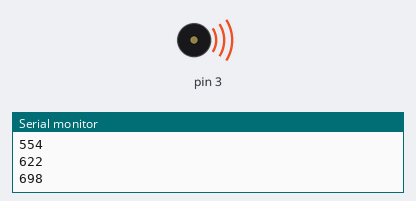
Recording of a sketch running on a simulated Arduino Uno, built with avr-gcc and run on an emulated ATmega328P. On the bench: buzzer (waves = sounding), the last lines printed to the serial monitor.

Above: at 2.1 s.
At 16.2 s:
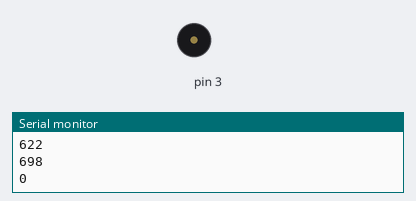
Timing chart, 0 to 26.2 s (numbered marks = the images above):
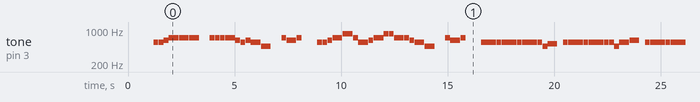

The sketch:

Fire.ino
```cpp
#include"pitches.h"

int melody[] = {
NOTE_CS5, NOTE_CS5, NOTE_DS5,
NOTE_F5, NOTE_F5, NOTE_F5,0,
NOTE_F5, NOTE_F5, NOTE_F5, NOTE_F5, NOTE_F5, NOTE_DS5, NOTE_CS5,NOTE_DS5,
NOTE_CS5, NOTE_AS4, 0, NOTE_F5, NOTE_DS5, NOTE_F5, 0, 0, NOTE_CS5, NOTE_CS5, NOTE_DS5,
NOTE_F5, NOTE_GS5, NOTE_F5, NOTE_CS5, NOTE_CS5,NOTE_DS5,
NOTE_F5, NOTE_F5, NOTE_GS5, NOTE_GS5, NOTE_F5, NOTE_F5,NOTE_DS5,
NOTE_CS5, NOTE_AS4, 0, NOTE_F5, NOTE_DS5, NOTE_F5, 0, 0, NOTE_CS5, NOTE_CS5, NOTE_CS5,
NOTE_CS5, NOTE_CS5, NOTE_CS5, NOTE_CS5, NOTE_CS5, NOTE_CS5, NOTE_CS5, NOTE_CS5,
NOTE_CS5, NOTE_AS4, NOTE_C5, 0, NOTE_CS5, NOTE_CS5, NOTE_CS5,
NOTE_CS5, NOTE_CS5, NOTE_CS5, NOTE_CS5, NOTE_CS5, NOTE_CS5, NOTE_CS5, NOTE_AS4,
NOTE_CS5, NOTE_DS5, 0, NOTE_CS5, NOTE_CS5, NOTE_CS5,
NOTE_CS5, NOTE_CS5, NOTE_CS5, NOTE_CS5, NOTE_CS5, NOTE_CS5, NOTE_CS5, NOTE_CS5,
NOTE_CS5, NOTE_AS4, NOTE_C5, 0, NOTE_CS5, NOTE_CS5, NOTE_CS5,
NOTE_CS5, NOTE_CS5, NOTE_CS5, NOTE_CS5, NOTE_CS5, NOTE_CS5, NOTE_CS5, NOTE_AS4,
NOTE_CS5, NOTE_DS5, 0, 0,
NOTE_AS4, NOTE_CS5, NOTE_F4, NOTE_GS4,
NOTE_AS4, NOTE_CS5, NOTE_F4, NOTE_GS4,
NOTE_FS4, NOTE_CS5, NOTE_FS4, NOTE_F4,
NOTE_DS4, NOTE_DS4, NOTE_DS4, NOTE_DS4, NOTE_GS4
,END
};

// note durations: 8 = quarter note, 4 = 8th note, etc.
float noteDurations[] = {       //duration of the notes
4,4,4,
8,8,8,8,
4,4,4,4,4,4,4,4,
8,8,8,4,8,4,8,4,4,4,4,
8,8,4,4,4,4,
4,4,4,4,8,4,4,
8,8,8,4,8,4,8,4,4,4,4,
4,4,4,4,4,4,4,4,
4,4,8,4,4,4,4,
4,4,4,4,4,4,4,4,
8,8,4,4,4,4,
4,4,4,4,4,4,4,4,
4,4,8,4,4,4,4,
4,4,4,4,4,4,4,4,
8,8,8,8,
8,8,8,8,
8,8,8,8,
8,8,8,8,
4,4,4,4,4
};

int speed=60;  //higher value, slower notes
void setup() {

Serial.begin(9600);
delay(1200);
}

void loop() {
// need to repeat the melody.
for (int thisNote = 0; melody[thisNote]!=-1; thisNote++) {

int noteDuration = speed*noteDurations[thisNote];
tone(3, melody[thisNote],noteDuration*.95);
Serial.println(melody[thisNote]);

delay(noteDuration);

noTone(3);
}
}
```

pitches.h
```cpp
#define NOTE_B0  31
#define NOTE_C1  33
#define NOTE_CS1 35
#define NOTE_D1  37
#define NOTE_DS1 39
#define NOTE_E1  41
#define NOTE_F1  44
#define NOTE_FS1 46
#define NOTE_G1  49
#define NOTE_GS1 52
#define NOTE_A1  55
#define NOTE_AS1 58
#define NOTE_B1  62
#define NOTE_C2  65
#define NOTE_CS2 69
#define NOTE_D2  73
#define NOTE_DS2 78
#define NOTE_E2  82
#define NOTE_F2  87
#define NOTE_FS2 93
#define NOTE_G2  98
#define NOTE_GS2 104
#define NOTE_A2  110
#define NOTE_AS2 117
#define NOTE_B2  123
#define NOTE_C3  131
#define NOTE_CS3 139
#define NOTE_D3  147
#define NOTE_DS3 156
#define NOTE_E3  165
#define NOTE_F3  175
#define NOTE_FS3 185
#define NOTE_G3  196
#define NOTE_GS3 208
#define NOTE_A3  220
#define NOTE_AS3 233
#define NOTE_B3  247
#define NOTE_C4  262
#define NOTE_CS4 277
#define NOTE_D4  294
#define NOTE_DS4 311
#define NOTE_E4  330
#define NOTE_F4  349
#define NOTE_FS4 370
#define NOTE_G4  392
#define NOTE_GS4 415
#define NOTE_A4  440
#define NOTE_AS4 466
#define NOTE_B4  494
#define NOTE_C5  523
#define NOTE_CS5 554
#define NOTE_D5  587
#define NOTE_DS5 622
#define NOTE_E5  659
#define NOTE_F5  698
#define NOTE_FS5 740
#define NOTE_G5  784
#define NOTE_GS5 831
#define NOTE_A5  880
#define NOTE_AS5 932
#define NOTE_B5  988
#define NOTE_C6  1047
#define NOTE_CS6 1109
#define NOTE_D6  1175
#define NOTE_DS6 1245
#define NOTE_E6  1319
#define NOTE_F6  1397
#define NOTE_FS6 1480
#define NOTE_G6  1568
#define NOTE_GS6 1661
#define NOTE_A6  1760
#define NOTE_AS6 1865
#define NOTE_B6  1976
#define NOTE_C7  2093
#define NOTE_CS7 2217
#define NOTE_D7  2349
#define NOTE_DS7 2489
#define NOTE_E7  2637
#define NOTE_F7  2794
#define NOTE_FS7 2960
#define NOTE_G7  3136
#define NOTE_GS7 3322
#define NOTE_A7  3520
#define NOTE_AS7 3729
#define NOTE_B7  3951
#define NOTE_C8  4186
#define NOTE_CS8 4435
#define NOTE_D8  4699
#define NOTE_DS8 4978
#define END -1
```

Measured:
- by itself, tone on pin 3: plays 554 Hz for 0.23 s, 554 Hz for 0.23 s, 622 Hz for 0.23 s, 698 Hz for 0.46 s, 698 Hz for 0.46 s, 698 Hz for 0.46 s … (370 notes in this stretch)
